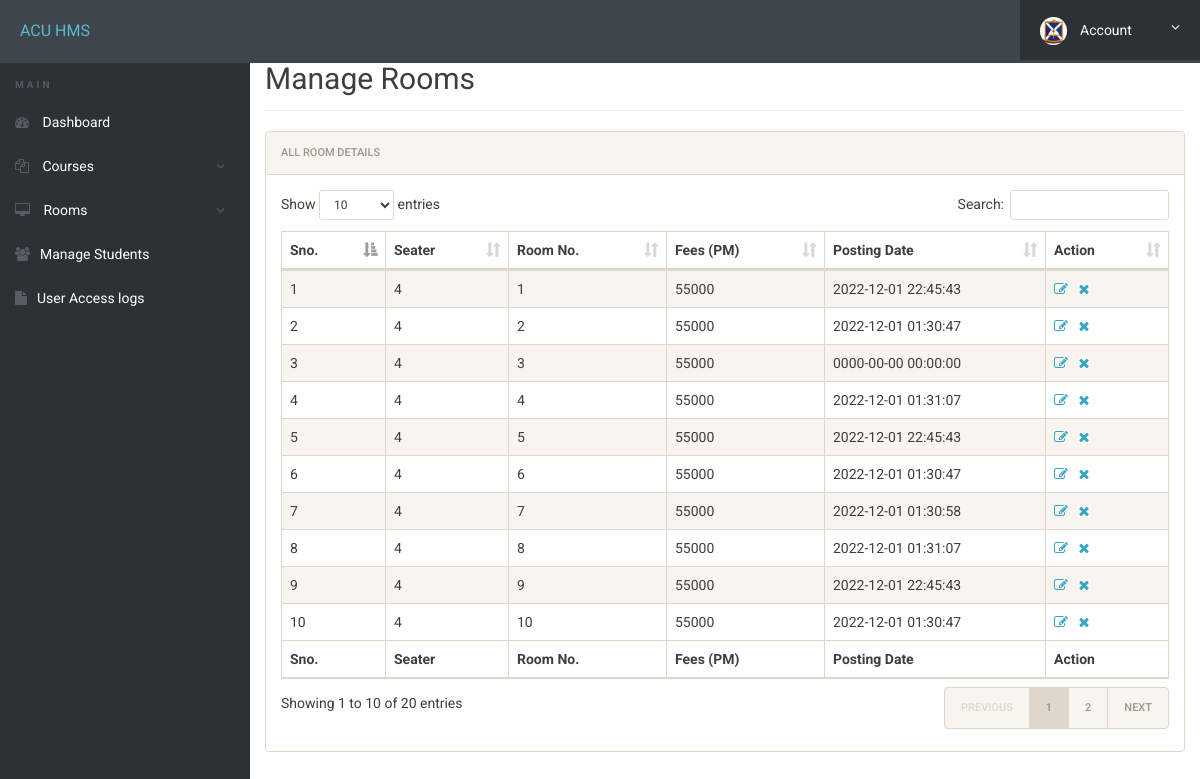
/hostel/admin/manage-rooms.php (signed in), run on the app's committed database.
### tables this page shows
CREATE TABLE `rooms` (
  `id` int(11) NOT NULL,
  `seater` int(11) DEFAULT NULL,
  `room_no` int(11) DEFAULT NULL,
  `fees` int(11) DEFAULT NULL,
  `posting_date` timestamp NULL DEFAULT current_timestamp()
);

### hostel/admin/manage-rooms.php (the view, shortened to what this page needs)
<?php
include('includes/config.php');
?>
<!doctype html>
<html lang="en" class="no-js">
<head>
	<link rel="stylesheet" href="css/font-awesome.min.css">
	<link rel="stylesheet" href="css/bootstrap.min.css">
	<link rel="stylesheet" href="css/dataTables.bootstrap.min.css">
	<link rel="stylesheet" href="css/bootstrap-social.css">
	<link rel="stylesheet" href="css/bootstrap-select.css">
	<link rel="stylesheet" href="css/fileinput.min.css">
	<link rel="stylesheet" href="css/awesome-bootstrap-checkbox.css">
	<link rel="stylesheet" href="css/style.css">
</head>
<body>
	<?php include('includes/header.php');?>
	<div class="ts-main-content">
			<?php include('includes/sidebar.php');?>
		<div class="content-wrapper">
			<div class="container-fluid">
				<div class="row">
					<div class="col-md-12">
						<h2 class="page-title" style="margin-top: 4%">Manage Rooms</h2>
						<div class="panel panel-default">
							<div class="panel-heading">All Room Details</div>
							<div class="panel-body">
								<table id="zctb" class="display table table-striped table-bordered table-hover" cellspacing="0" width="100%">
									<thead>
										<tr>
											<th>Sno.</th>
											<th>Seater</th>
											<th>Room No.</th>
											<th>Fees (PM) </th>
											<th>Posting Date  </th>
											<th>Action</th>
										</tr>
									</thead>
									<tfoot>
										<tr>
											<th>Sno.</th>
											<th>Seater</th>
											<th>Room No.</th>
											<th>Fees (PM) </th>
											<th>Posting Date  </th>
											<th>Action</th>
										</tr>
									</tfoot>
									<tbody>
<?php
$ret="select * from rooms";
$stmt= $mysqli->prepare($ret) ;
$stmt->execute() ;
$res=$stmt->get_result();
$cnt=1;
while($row=$res->fetch_object())
	  {
	  	?>
<tr><td><?php echo $cnt;;?></td>
<td><?php echo $row->seater;?></td>
<td><?php echo $row->room_no;?></td>
<td><?php echo $row->fees;?></td>
<td><?php echo $row->posting_date;?></td>
<td><a href="edit-room.php?id=<?php echo $row->id;?>"><i class="fa fa-edit"></i></a>&nbsp;&nbsp;
<a href="manage-rooms.php?del=<?php echo $row->id;?>" onclick="return confirm("Do you want to delete");"><i class="fa fa-close"></i></a></td>
										</tr>
									<?php
$cnt=$cnt+1;
									 } ?>
									</tbody>
								</table>
							</div>
						</div>
					</div>
				</div>
			</div>
		</div>
	</div>
</body>
</html>

### hostel/admin/css/style.css (style rules this page uses)
html { font-size: 14px; }
@media only screen and (min-width: 480px) { html { font-size: 17px; } }
@media only screen and (min-width: 768px) { html { font-size: 14px; } }
body { font-size: 1em; }
a { color: #37a6c4; }
.panel { overflow: hidden; }
.page-title { padding-bottom: 15px; margin-bottom: 20px; border-bottom: 1px solid #f0f0f0; }
.ts-main-content .content-wrapper { padding-top: 15px; margin-top: 10px; }
@media only screen and (min-width: 992px) { .ts-main-content .content-wrapper { margin-left: 250px; } }

### data on the page
rooms: seater "4", room_no "1", fees "55000", posting_date "2022-12-01 22:45:43"
rooms: seater "4", room_no "2", fees "55000", posting_date "2022-12-01 01:30:47"
rooms: seater "4", room_no "3", fees "55000", posting_date "0000-00-00 00:00:00"
rooms: seater "4", room_no "4", fees "55000", posting_date "2022-12-01 01:31:07"
rooms: seater "4", room_no "5", fees "55000", posting_date "2022-12-01 22:45:43"
rooms: seater "4", room_no "6", fees "55000", posting_date "2022-12-01 01:30:47"
rooms: seater "4", room_no "7", fees "55000", posting_date "2022-12-01 01:30:58"
rooms: seater "4", room_no "8", fees "55000", posting_date "2022-12-01 01:31:07"
rooms: seater "4", room_no "9", fees "55000", posting_date "2022-12-01 22:45:43"
rooms: seater "4", room_no "10", fees "55000", posting_date "2022-12-01 01:30:47"
